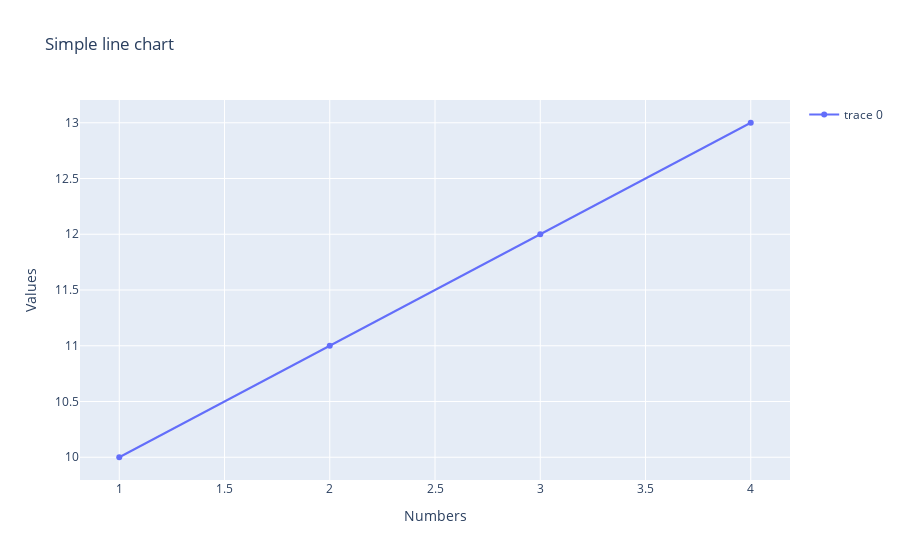

The code cell stored with this chart in its notebook:
### Code cell
# customize the previous plot:
fig.update_layout(
    title="Simple line chart",
    xaxis=dict(title="Numbers"),
    yaxis=dict(title="Values"),
    showlegend=True 
)

### Figure 1 — Plotly figure (JSON) as saved in the notebook; plotly's stock layout.template omitted (floating-point values rounded to 4 significant figures)
{"data": [{"type": "scatter", "x": [1, 2, 3, 4], "y": [10, 11, 12, 13]}], "layout": {"showlegend": true, "title": {"text": "Simple line chart"}, "xaxis": {"title": {"text": "Numbers"}}, "yaxis": {"title": {"text": "Values"}}}}
